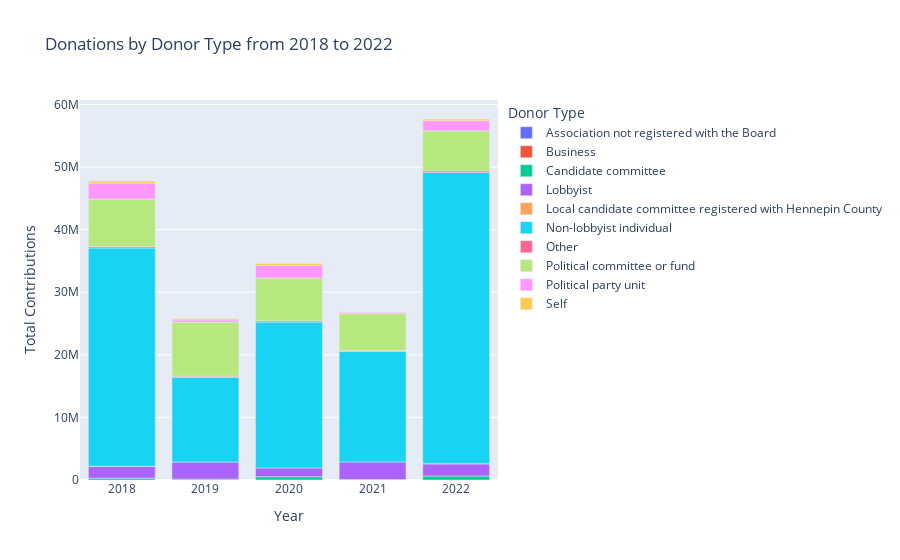

The notebook cell this image was saved under:
### Code cell
filtered_df = contribution_df[(contribution_df['DonationYear'] >= 2018) & (contribution_df['DonationYear'] <= 2022)]
grouped2 = filtered_df.groupby(['DonationYear', 'DonorType'])['TotalAmount'].sum().reset_index()

grouped2['FullDonorType'] = grouped2['DonorType'].map(donor_type_mapping)

fig = px.bar(
    grouped2,
    x='DonationYear',
    y='TotalAmount',
    color='FullDonorType',
    title='Donations by Donor Type from 2018 to 2022',
    labels={"DonationYear": "Year", "TotalAmount": "Total Contributions", "FullDonorType": "Donor Type"},
    category_orders={"FullDonorType": sorted(donor_type_mapping.values())}
)

fig.show()

### Figure 1 — Plotly figure (JSON) as saved in the notebook; plotly's stock layout.template omitted (floating-point values rounded to 4 significant figures)
{"data": [{"alignmentgroup": "True", "hovertemplate": "Donor Type=Association not registered with the Board<br>Year=%{x}<br>Total Contributions=%{y}<extra></extra>", "legendgroup": "Association not registered with the Board", "marker": {"color": "#636efa", "pattern": {"shape": ""}}, "name": "Association not registered with the Board", "offsetgroup": "Association not registered with the Board", "orientation": "v", "showlegend": true, "textposition": "auto", "type": "bar", "x": [2022], "xaxis": "x", "y": [1067.0], "yaxis": "y"}, {"alignmentgroup": "True", "hovertemplate": "Donor Type=Business<br>Year=%{x}<br>Total Contributions=%{y}<extra></extra>", "legendgroup": "Business", "marker": {"color": "#EF553B", "pattern": {"shape": ""}}, "name": "Business", "offsetgroup": "Business", "orientation": "v", "showlegend": true, "textposition": "auto", "type": "bar", "x": [2019], "xaxis": "x", "y": [250], "yaxis": "y"}, {"alignmentgroup": "True", "hovertemplate": "Donor Type=Candidate committee<br>Year=%{x}<br>Total Contributions=%{y}<extra></extra>", "legendgroup": "Candidate committee", "marker": {"color": "#00cc96", "pattern": {"shape": ""}}, "name": "Candidate committee", "offsetgroup": "Candidate committee", "orientation": "v", "showlegend": true, "textposition": "auto", "type": "bar", "x": [2018, 2019, 2020, 2021, 2022], "xaxis": "x", "y": [294400.0, 151800.0, 520202, 84590.0, 641200.0], "yaxis": "y"}, {"alignmentgroup": "True", "hovertemplate": "Donor Type=Lobbyist<br>Year=%{x}<br>Total Contributions=%{y}<extra></extra>", "legendgroup": "Lobbyist", "marker": {"color": "#ab63fa", "pattern": {"shape": ""}}, "name": "Lobbyist", "offsetgroup": "Lobbyist", "orientation": "v", "showlegend": true, "textposition": "auto", "type": "bar", "x": [2018, 2019, 2020, 2021, 2022], "xaxis": "x", "y": [1902000.0, 2716000.0, 1400000.0, 2805000.0, 1954000.0], "yaxis": "y"}, {"alignmentgroup": "True", "hovertemplate": "Donor Type=Local candidate committee registered with Hennepin County<br>Year=%{x}<br>Total Contributions=%{y}<extra></extra>", "legendgroup": "Local candidate committee registered with Hennepin County", "marker": {"color": "#FFA15A", "pattern": {"shape": ""}}, "name": "Local candidate committee registered with Hennepin County", "offsetgroup": "Local candidate committee registered with Hennepin County", "orientation": "v", "showlegend": true, "textposition": "auto", "type": "bar", "x": [2018, 2022], "xaxis": "x", "y": [650, 6750], "yaxis": "y"}, {"alignmentgroup": "True", "hovertemplate": "Donor Type=Non-lobbyist individual<br>Year=%{x}<br>Total Contributions=%{y}<extra></extra>", "legendgroup": "Non-lobbyist individual", "marker": {"color": "#19d3f3", "pattern": {"shape": ""}}, "name": "Non-lobbyist individual", "offsetgroup": "Non-lobbyist individual", "orientation": "v", "showlegend": true, "textposition": "auto", "type": "bar", "x": [2018, 2019, 2020, 2021, 2022], "xaxis": "x", "y": [34880000.0, 13550000.0, 23320000.0, 17640000.0, 46540000.0], "yaxis": "y"}, {"alignmentgroup": "True", "hovertemplate": "Donor Type=Other<br>Year=%{x}<br>Total Contributions=%{y}<extra></extra>", "legendgroup": "Other", "marker": {"color": "#FF6692", "pattern": {"shape": ""}}, "name": "Other", "offsetgroup": "Other", "orientation": "v", "showlegend": true, "textposition": "auto", "type": "bar", "x": [2018, 2019, 2020, 2021, 2022], "xaxis": "x", "y": [222100.0, 165900.0, 194800.0, 170800.0, 239700.0], "yaxis": "y"}, {"alignmentgroup": "True", "hovertemplate": "Donor Type=Political committee or fund<br>Year=%{x}<br>Total Contributions=%{y}<extra></extra>", "legendgroup": "Political committee or fund", "marker": {"color": "#B6E880", "pattern": {"shape": ""}}, "name": "Political committee or fund", "offsetgroup": "Political committee or fund", "orientation": "v", "showlegend": true, "textposition": "auto", "type": "bar", "x": [2018, 2019, 2020, 2021, 2022], "xaxis": "x", "y": [7583000.0, 8643000.0, 6856000.0, 5879000.0, 6412000.0], "yaxis": "y"}, {"alignmentgroup": "True", "hovertemplate": "Donor Type=Political party unit<br>Year=%{x}<br>Total Contributions=%{y}<extra></extra>", "legendgroup": "Political party unit", "marker": {"color": "#FF97FF", "pattern": {"shape": ""}}, "name": "Political party unit", "offsetgroup": "Political party unit", "orientation": "v", "showlegend": true, "textposition": "auto", "type": "bar", "x": [2018, 2019, 2020, 2021, 2022], "xaxis": "x", "y": [2562000.0, 343500.0, 1994000.0, 223000.0, 1625000.0], "yaxis": "y"}, {"alignmentgroup": "True", "hovertemplate": "Donor Type=Self<br>Year=%{x}<br>Total Contributions=%{y}<extra></extra>", "legendgroup": "Self", "marker": {"color": "#FECB52", "pattern": {"shape": ""}}, "name": "Self", "offsetgroup": "Self", "orientation": "v", "showlegend": true, "textposition": "auto", "type": "bar", "x": [2018, 2019, 2020, 2021, 2022], "xaxis": "x", "y": [333700.0, 192800.0, 327700.0, 96720.0, 268000.0], "yaxis": "y"}], "layout": {"barmode": "relative", "legend": {"title": {"text": "Donor Type"}, "tracegroupgap": 0}, "title": {"text": "Donations by Donor Type from 2018 to 2022"}, "xaxis": {"anchor": "y", "domain": [0, 1], "title": {"text": "Year"}}, "yaxis": {"anchor": "x", "domain": [0, 1], "title": {"text": "Total Contributions"}}}}
